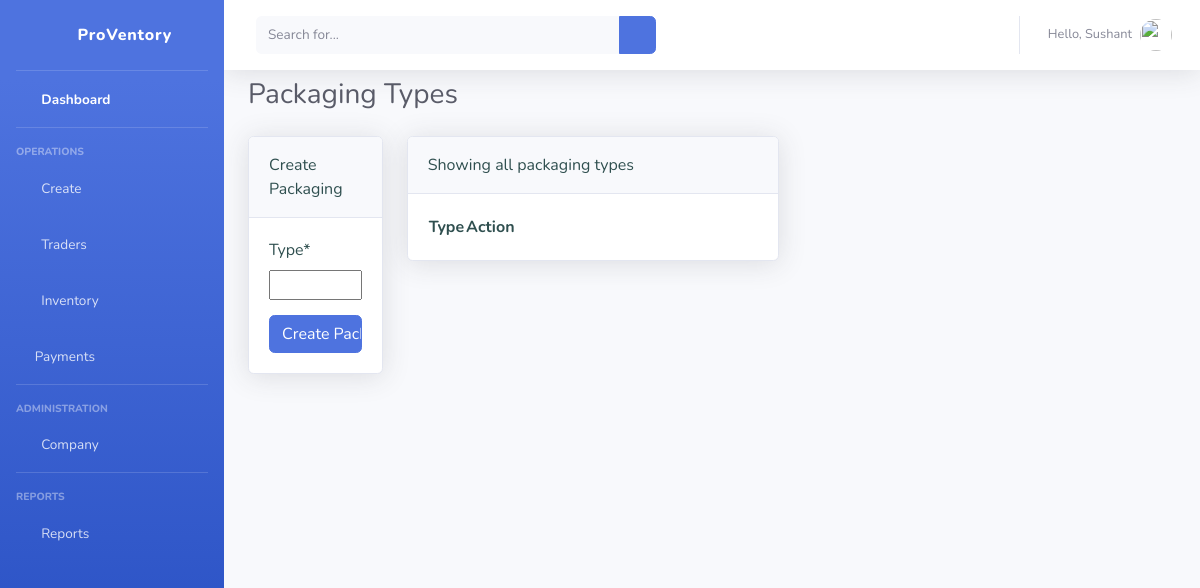
The page /view-packaging/ (signed in) on the database as committed earlier.
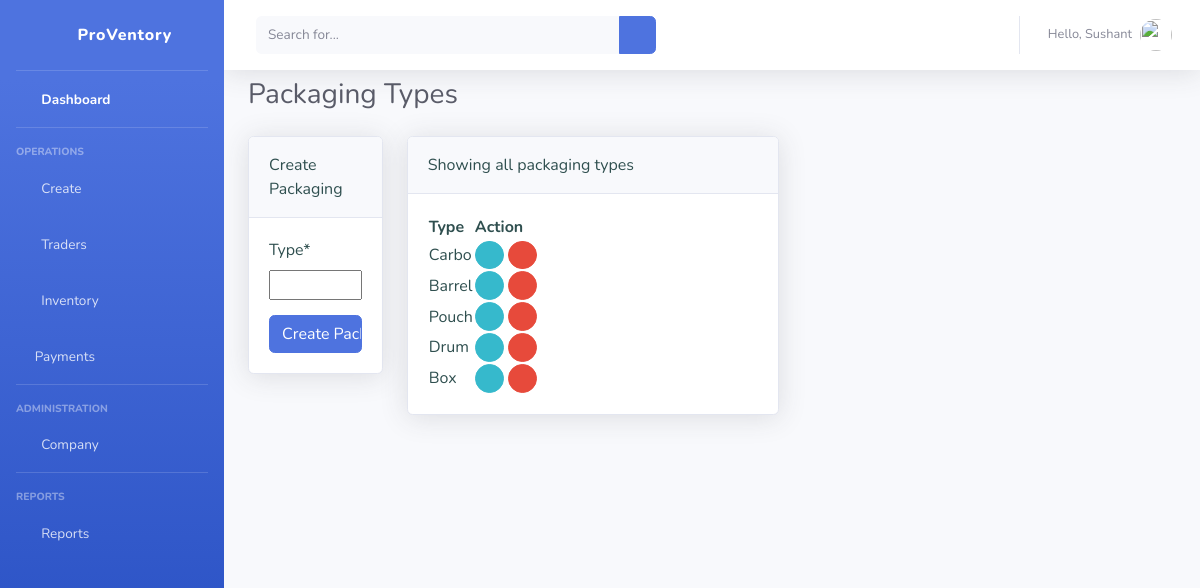
The same page on the database as committed later.
### dashboard/models.py (models this page shows, shortened)
class Packing(models.Model):
    type = models.CharField(max_length=20, null=True, unique=True)

### dashboard/views.py (the view)
# urls.py: path('view-packaging/', views.viewPackaging, name='view-packaging'),
@login_required(login_url='login')
def viewPackaging(request):
    pageTitle = "Packaging | ProVentory - IMS"
    pageHeading = "Packaging Types"
    createButtonText = "Add new packaging"
    packing = Packing.objects.all()
    if request.method == "POST":
        form = PackingForm(request.POST)
        if form.is_valid():
            form.save()
            messages.success(request, "Packing type added successfully")
            return redirect('view-packaging')
        else:
            if form.errors:
                for err in form.errors:
                    messages.error(request, cleanhtml(str(form.errors[err])))
            return redirect('view-packaging')
    else:
        form = PackingForm()
    context = {
        "title": pageTitle,
        "heading": pageHeading,
        "createButtonText": createButtonText,
        "form": form,
        "packing": packing
    }
    return render(request, "dashboard/view-packing-type.html", context)

### dashboard/forms.py
class PackingForm(forms.ModelForm):
    def __init__(self, *args, **kwargs):
        super(PackingForm, self).__init__(*args, **kwargs)
        self.fields['type'].widget.attrs['style'] = "width:100%; margin-bottom:10px;"
    class Meta:
        model = Packing
        fields = ['type']

### templates/dashboard/view-packing-type.html (shortened to what this page needs)
{% extends 'partials/base.html' %}
{% load crispy_forms_tags %}
{% load static %}
{% block pageheading %} {{ heading }} {% endblock %}
{%block content %}
{% if user.is_authenticated and user.is_staff %}
<div class="row">
    <div class="col-md-2">
        <div class="card shadow mb-4">
            <div class="card-header py-3">
                Create Packaging
            </div>
            <div class="card-body">
                <form method="POST">
                    {{ form|crispy }}
                    <input class="btn btn-primary btn-block" style="margin-top:5px;" type="submit"
                           value="Create Packaging">
                </form>
            </div>
        </div>
    </div>
    <div class="col-md-5">
        <div class="card shadow mb-4">
            <div class="card-header py-3">
                Showing all packaging types
            </div>
            <div class="card-body">
                <table id="ptable">
                    <thead>
                        <tr>
                            <th>Type</th>
                            <th>Action</th>
                        </tr>
                    </thead>
                    <tbody>
                    {% for p in packing %}
                    <tr>
                        <td>{{ p.type }}</td>
                        <td style="text-align:center;">
                            <a class="btn btn-info btn-circle btn-sm" href="{% url 'update-packaging' p.id %}"><i class="fas fa-pen"></i></a>
                            <a class="btn btn-danger btn-circle btn-sm" href="{% url 'delete-packaging' p.id %}"><i class="fas fa-trash"></i></a>
                        </td>
                    </tr>
                    {% endfor %}
                    </tbody>
                </table>
            </div>
        </div>
    </div>
</div>
{% endif %}
{% endblock %}

Rows that differ between the two databases and show on the page:
added Packing: type "Carbo"
added Packing: type "Barrel"
added Packing: type "Pouch"
added Packing: type "Drum"
added Packing: type "Box"
